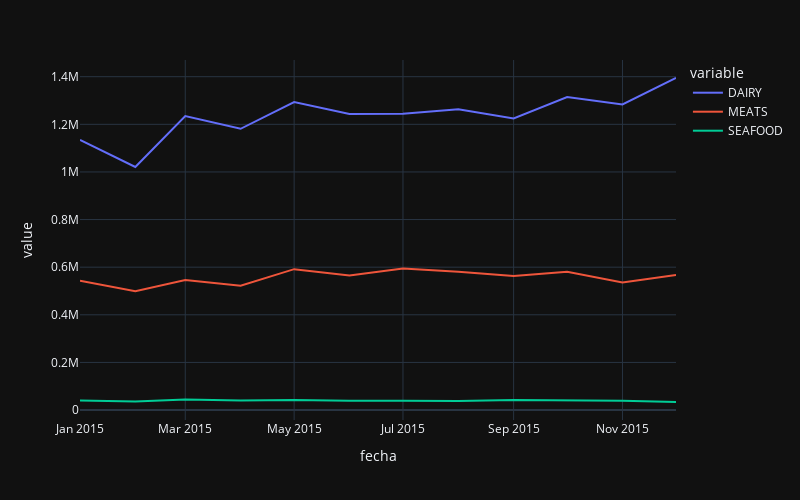

The notebook cell saved with this chart:
### Code cell
import pandas as pd
import matplotlib.pyplot as plt


df = pd.read_csv("../../../data/tiendas_procesado.csv", index_col='fecha')
df

plt.rcParams['figure.figsize'] = (10, 5)
# Temas https://matplotlib.org/stable/gallery/style_sheets/style_sheets_reference.html
plt.style.use('bmh')
df.plot.line(
    # figsize=(10, 5)
)

import plotly.express
import seaborn as sns

plt.figure(figsize=(10, 5))

sns.set_style("ticks")
sns.set_theme("paper")

sns.lineplot(
    data=df
)

import plotly.express as px

px.line(
    df,
    width=800,
    height=500,
    template='plotly_dark'
)

### Figure 1 — Plotly figure (JSON) as saved in the notebook; plotly's stock layout.template omitted (floating-point values rounded to 4 significant figures)
{"data": [{"hovertemplate": "variable=DAIRY<br>fecha=%{x}<br>value=%{y}<extra></extra>", "legendgroup": "DAIRY", "line": {"color": "#636efa", "dash": "solid"}, "marker": {"symbol": "circle"}, "mode": "lines", "name": "DAIRY", "orientation": "v", "showlegend": true, "x": ["2015-01", "2015-02", "2015-03", "2015-04", "2015-05", "2015-06", "2015-07", "2015-08", "2015-09", "2015-10", "2015-11", "2015-12"], "xaxis": "x", "y": [1134521, 1020747, 1234851, 1181180, 1293308, 1243588, 1244815, 1263428, 1224619, 1314827, 1283672, 1394582], "yaxis": "y", "type": "scatter"}, {"hovertemplate": "variable=MEATS<br>fecha=%{x}<br>value=%{y}<extra></extra>", "legendgroup": "MEATS", "line": {"color": "#EF553B", "dash": "solid"}, "marker": {"symbol": "circle"}, "mode": "lines", "name": "MEATS", "orientation": "v", "showlegend": true, "x": ["2015-01", "2015-02", "2015-03", "2015-04", "2015-05", "2015-06", "2015-07", "2015-08", "2015-09", "2015-10", "2015-11", "2015-12"], "xaxis": "x", "y": [543100.0, 498700.0, 546500.0, 522300.0, 591700.0, 565000.0, 594900.0, 581200.0, 562700.0, 580800.0, 535900.0, 567400.0], "yaxis": "y", "type": "scatter"}, {"hovertemplate": "variable=SEAFOOD<br>fecha=%{x}<br>value=%{y}<extra></extra>", "legendgroup": "SEAFOOD", "line": {"color": "#00cc96", "dash": "solid"}, "marker": {"symbol": "circle"}, "mode": "lines", "name": "SEAFOOD", "orientation": "v", "showlegend": true, "x": ["2015-01", "2015-02", "2015-03", "2015-04", "2015-05", "2015-06", "2015-07", "2015-08", "2015-09", "2015-10", "2015-11", "2015-12"], "xaxis": "x", "y": [40470.0, 36070.0, 43810.0, 39980.0, 42510.0, 38780.0, 38540.0, 37770.0, 41910.0, 41420.0, 38820.0, 33730.0], "yaxis": "y", "type": "scatter"}], "layout": {"xaxis": {"anchor": "y", "domain": [0, 1], "title": {"text": "fecha"}}, "yaxis": {"anchor": "x", "domain": [0, 1], "title": {"text": "value"}}, "legend": {"title": {"text": "variable"}, "tracegroupgap": 0}, "margin": {"t": 60}, "height": 500, "width": 800}}
